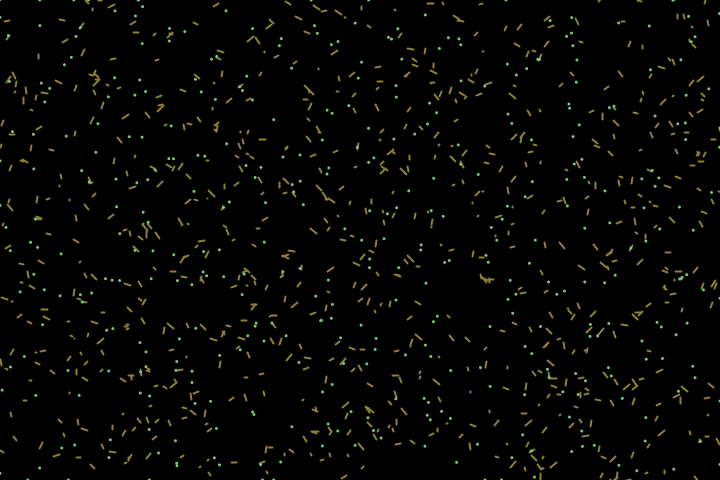
Frame 1 (no input)
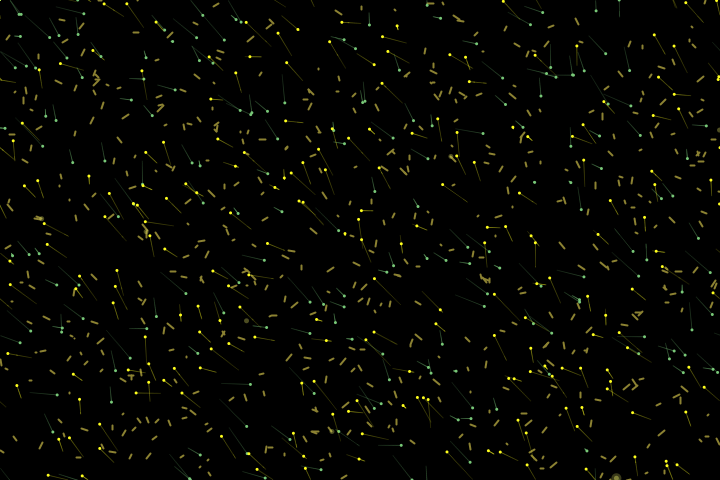
Frame 60 (the mouse pressed at the canvas centre just before this capture)
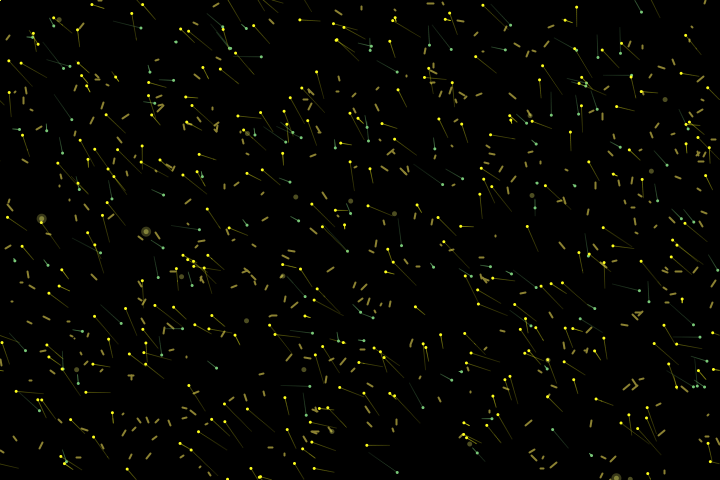
Frame 120 (the mouse held since frame 60 and released just before this capture)

The Processing sketch that drew these frames (run headless with seeded random() and noise(); from frame 60 on, the mouse is pressed at the canvas centre):

// Processing sketch: SIM_3_termitesSimulation
// ── SIM_3_termitesSimulation.pde

PVector wind = new PVector(0,0); 


TSH tsh;

void setup()
{
 size(720,480);
 
  tsh = new TSH(20,20,800);
}

void draw()
{
  background(0);
  
  tsh.drawChips();
  tsh.drawColony(); 
  tsh.drawPiles();  
}

void mouseMoved()
{
  //wind = new PVector(map(mouseX,0,width,-0.005,0.005),map(mouseY,0,height,-0.005,0.005));
}

// ── TermiteSimulationHelper.pde
/*
The Termite Simulation Helper has the following methods:

· Constructors
  · TSH(int numTermX, int numTermY, int numWoodChips)
· Behavior/Functions/Methods 
  · void drawColony()
  · void drawPiles()
  · void drawChips()
*/


class TSH{
  /**** VARIABLES ****/
    ArrayList<termite> termiteContainer = new ArrayList();
    ArrayList<woodChip> woodChips  =  new ArrayList();
    ArrayList<woodChipPile> woodChipPiles  =  new ArrayList();
    
    private int numTermX = 20;
    private int numTermY = 20;
    
  /**** CONSTRUCTOR ****/
  public TSH(int numTermX, int numTermY, int numWoodChips){
    this.numTermX = numTermX;
    this.numTermY = numTermY;
    
    float unitX = width/numTermX;
    float unitY = height/numTermY;
      //ADD TERMITES
    for(int i = 0;i<numTermX;i++)
    {
       for(int j = 0;j<numTermY;j++)
       {
         termiteContainer.add(new termite(new PVector(unitX*i+(unitX*0.5),unitY*j+(unitY*0.5))));
       }
    }
     
     //ADD WOODCHIPS
      numWoodChips = int(sqrt(numWoodChips));
    for(int i = 0;i<numWoodChips;i++)
    {
       for(int j = 0;j<numWoodChips;j++)
       {
         woodChips.add(new woodChip());
       }
    }
  }
  /**** PUBLIC BEHAVIOR · FUNCTIONS · METHODS ****/
  void drawPiles()
  {
    for(int i = 0; i<woodChipPiles.size(); i++)
    {
      woodChipPiles.get(i).drawPile();
    }
  }
  void drawChips()
  {
    for(int i = 0; i<woodChips.size(); i++)
    {
      woodChips.get(i).drawChip();
    }
  }
  void drawColony()
  {
    for(int i = 0; i<termiteContainer.size(); i++)
    {
      termite t = termiteContainer.get(i);
      t.update();
      termiteContainer.get(i).applyForce(wind);
      t.checkEdgesContinuous();
      t.draw();
      if(t.cycles==0)
      {
        checkIfTermiteHitsPile(t);
        checkIfTermiteHitsWoodChip( t);
      }
    }
  }
  private void checkIfTermiteHitsWoodChip(termite t)
  {
    for(int i = 0; i<woodChips.size(); i++)
    {
      woodChip chipTmp = woodChips.get(i);
      if(t.location.dist(chipTmp.location)<6)
      {
        if(t.isCarryingWoodenChip)
        {
          woodChipPiles.add(new woodChipPile(chipTmp.location,2));
          woodChips.remove(i);
          t.dropOff(chipTmp.location,2);
        }
        else
        {
          
          woodChips.remove(i);
          t.pickUp(chipTmp.location,2);
        }
      }
    }
  }
  private void checkIfTermiteHitsPile(termite t)
  {
    for(int i = 0; i<woodChipPiles.size(); i++)
    {
      woodChipPile pileTmp = woodChipPiles.get(i);
      float dist = (pileTmp.numOfChips*5);
      if(t.location.dist(pileTmp.location)<dist)
      {
        if(t.isCarryingWoodenChip)
        {
          t.dropOff();
          pileTmp.addChip();
        }
        else
        {
          t.pickUp();
          pileTmp.removeChip();
        }
      }
    }
  }
}

// ── termite.pde

/*
TERMITE BEHAVIOR: 
“If you are not carrying anything and you bump into a wood chip, pick it up. 
If you are carrying a wood chip and you bump into another wood chip, 
put it down the wood chip you're carrying.”

Excerpt From: [Mitchel Resnick] Turtles, termites and traffic jams 
*/

final static float deltaInitPos = 30; 
final static int numTail = 50; 

class termite{
  PVector location;
  PVector velocity;
  PVector acceleration;
  float topSpeed = 50;
  float mass = 1;
  boolean isCarryingWoodenChip = false;
  
  int cycles = 20;
  
  PVector positions[]=new PVector[numTail];
  
  
  public termite(PVector initPos)
  {
    location = new PVector(initPos.x+random(-deltaInitPos,deltaInitPos),initPos.y+random(-deltaInitPos,deltaInitPos));
    velocity = new PVector(random(0,topSpeed/50),random(0,topSpeed/50));
    
    acceleration = new PVector(0,0);
    for(int i = 0;i<numTail;i++)
    {
      positions[i] = new PVector();
    }
  }
  
  public void applyForce(PVector force)
  {
    PVector f = PVector.div(force,mass);
    acceleration.add(f);
  }
  public void changeTopSpeed(float newTopSpeed)
  {
     topSpeed = newTopSpeed;
     velocity = new PVector(random(0,topSpeed/50),random(0,topSpeed/50));
  }
  public void update()
  {
    
    velocity.add(acceleration);
    velocity.limit(topSpeed);
    location.add(velocity);
    
    acceleration.mult(0);
    cycles-=(cycles>0)?1:0;
  
    for(int i=29;i>0;i--)
    {
      positions[i]=positions[i-1].copy();
    }
    positions[0]=location.copy();
}
  public void draw(color c1, color c2)
  {
     noStroke();
    if(isCarryingWoodenChip)
    {
      line(location.x,location.y,location.x,location.y);
    }
    color c = (isCarryingWoodenChip)?c1:c2;
    fill(c);
    ellipse(location.x,location.y,mass*3,mass*3);
    
    for(int i=0;i<positions.length;i++)
    {
       fill(color(red(c),green(c),blue(c),map(i,0,numTail,100,10)));
       ellipse(positions[i].x,positions[i].y,1,1);
    }
  }
  public void draw()
  {
    
   this.draw(color(255,255,30),color(120,200,120));
  }
  void checkEdges()
  {
    if(location.x > width)
    {
      location.x = width;
      velocity.x *= -1;
    }
    else if(location.x <0)
    {
      velocity.x = -1;
      location.x =0;
    }
    
    if(location.y>height)
    {
      velocity.y *= -1;
      location.y = height;
    }
    else if(location.y<0)
    {
      velocity.y *= -1;
      location.y = 0;
    }
    
  }
  void checkEdgesContinuous()
  {
    if(location.x > width)
    {
      location.x = 0;
      
    }
    else if(location.x <0)
    {
      
      location.x =width;
    }
    
    if(location.y>height)
    {
      
      location.y = 0;
    }
    else if(location.y<0)
    {
      
      location.y = height;
    }
    
  }
  
  public void pickUp(PVector wcp,float dist)
  {
    isCarryingWoodenChip = true;
    velocity.x *= -1;
    velocity.y *=-1;
    while(location.dist(wcp)<dist)
    {
      location.add(velocity);
    }
  }
  public void dropOff(PVector wcp,float dist)
  {
    isCarryingWoodenChip = false;
    velocity.x *= -1;
    velocity.y *= -1;
    while(location.dist(wcp)<dist)
    {
      location.add(velocity); 
    }
  }
  public void pickUp()
  {
    isCarryingWoodenChip = true;
    velocity.x *= -1;
    velocity.y *=-1;
    cycles=1020;
    
  }
  public void dropOff()
  {
    isCarryingWoodenChip = false;
    velocity.x *= -1;
    velocity.y *= -1;
    cycles=1020;
   
  }
}

// ── woodChip.pde
class woodChip
{
  PVector location;
  PVector secondPoint;

  public woodChip()
  {
    location = new PVector(random(0,width),random(0,height));
    secondPoint = new PVector(location.x+random(-6,6),location.y+random(-6,6));
  }
  
  public void drawChip()
  {
    stroke(color(140,130,50));
    fill(color(140,140,50));
    strokeWeight(2);
    line(location.x,location.y,secondPoint.x,secondPoint.y);
  }
}

// ── woodChipPile.pde
class woodChipPile{
  int numOfChips = 0;
  PVector location;
  
  public woodChipPile()
  {
    location = new PVector(random(0,width),random(0,height));
  }
  
  public woodChipPile(int n)
  {
    numOfChips = n;
    location = new PVector(random(0,width),random(0,height));
  }
  public woodChipPile(PVector initV, int n)
  {
    location = initV;
    numOfChips = n;
  }
  public void drawPile()
  {
    noStroke();
    
    for(int i=0;i<numOfChips;i++)
    {
      fill(230,230,100,map(i,0,numOfChips,150,20));
      ellipse(location.x,location.y,i*5,i*5);
    }
  }
  
  
  public void addChip()
  {
    numOfChips++;
  }
  
  public void removeChip()
  {
    numOfChips--;
  }

}
